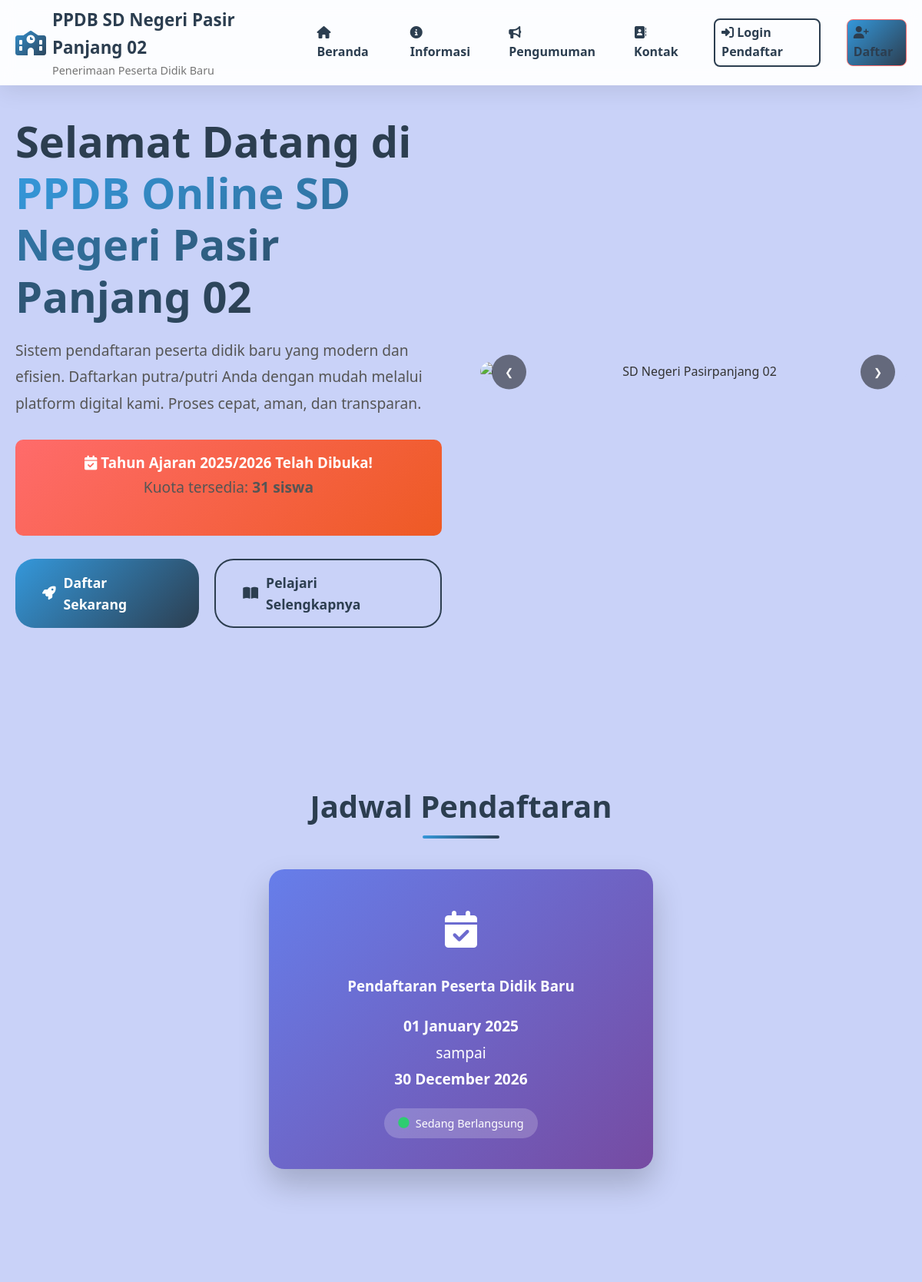
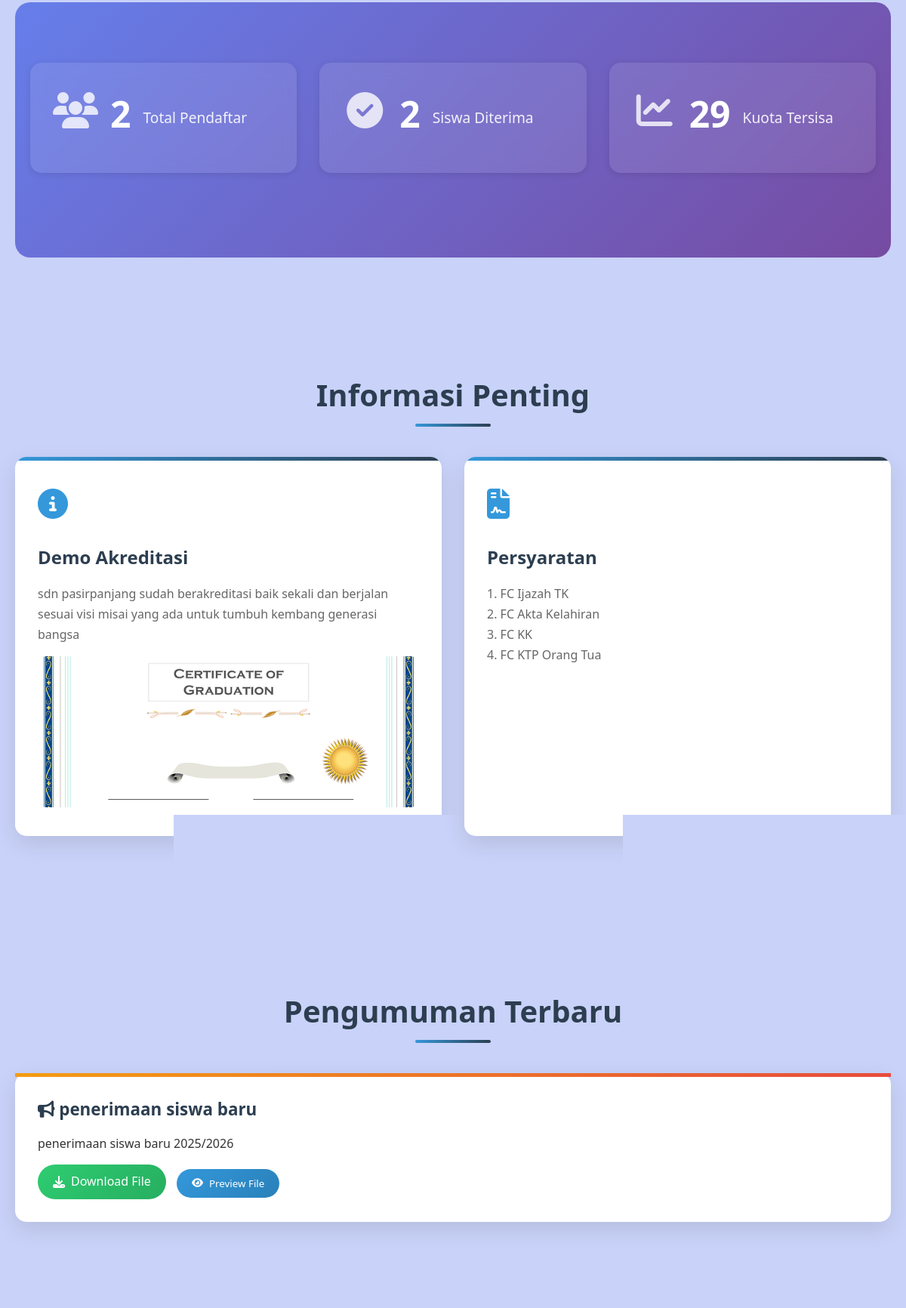
The page / (upper part) on the database its author committed (2 pictures, top to bottom).
### tables this page shows
CREATE TABLE IF NOT EXISTS `tahun_ajaran` (
  `id` int(11) NOT NULL AUTO_INCREMENT,
  `tahun` varchar(20) NOT NULL,
  `kuota` int(11) DEFAULT 0,
  `status` enum('aktif','nonaktif') DEFAULT 'nonaktif',
  `tanggal_buka` date DEFAULT NULL,
  `tanggal_tutup` date DEFAULT NULL,
  PRIMARY KEY (`id`),
  UNIQUE KEY `tahun` (`tahun`)
);

CREATE TABLE IF NOT EXISTS `informasi` (
  `id` int(11) NOT NULL AUTO_INCREMENT,
  `judul` varchar(100) NOT NULL,
  `konten` text NOT NULL,
  `file` varchar(255) DEFAULT NULL,
  `jenis` enum('informasi','jadwal','persyaratan','lokasi','alur','profil') NOT NULL,
  `created_at` timestamp NOT NULL DEFAULT current_timestamp(),
  PRIMARY KEY (`id`)
);

CREATE TABLE IF NOT EXISTS `pengumuman` (
  `id` int(11) NOT NULL AUTO_INCREMENT,
  `judul` varchar(100) NOT NULL,
  `isi` text NOT NULL,
  `file` varchar(255) DEFAULT NULL,
  `tampil_index` enum('ya','tidak') DEFAULT 'ya',
  `allow_download` tinyint(1) DEFAULT 0,
  `created_at` timestamp NOT NULL DEFAULT current_timestamp(),
  PRIMARY KEY (`id`)
);

### index.php (the view, shortened to what this page needs)
<?php
$db = new Database();
$conn = $db->getConnection();
$sqlInfo = "SELECT * FROM informasi WHERE jenis != 'profil' ORDER BY id DESC LIMIT 6";
$resultInfo = $conn->query($sqlInfo);
$sqlPengumuman = "SELECT * FROM pengumuman WHERE tampil_index = 'ya' ORDER BY id DESC LIMIT 4";
$resultPengumuman = $conn->query($sqlPengumuman);
$sqlTahun = "SELECT * FROM tahun_ajaran WHERE status = 'aktif' LIMIT 1";
$resultTahun = $conn->query($sqlTahun);
$tahunAjaran = $resultTahun->fetch_assoc();
$status = 'tutup';
if ($tahunAjaran && !empty($tahunAjaran['tanggal_buka']) && !empty($tahunAjaran['tanggal_tutup'])) {
    $today = date('Y-m-d');
    if ($today < $tahunAjaran['tanggal_buka']) {
        $status = 'belum';
    } elseif ($today > $tahunAjaran['tanggal_tutup']) {
        $status = 'tutup';
    } else {
        $status = 'aktif';
    }
}
$statusText  = 'Pendaftaran Ditutup';
$statusClass = 'tutup';
if ($tahunAjaran && !empty($tahunAjaran['tanggal_buka']) && !empty($tahunAjaran['tanggal_tutup'])) {
    $today = date('Y-m-d');
    if ($today < $tahunAjaran['tanggal_buka']) {
        $statusText  = 'Belum Dibuka';
        $statusClass = 'belum';
    } elseif ($today > $tahunAjaran['tanggal_tutup']) {
        $statusText  = 'Sudah Ditutup';
        $statusClass = 'tutup';
    } else {
        $statusText  = 'Sedang Berlangsung';
        $statusClass = 'aktif';
    }
}
$sqlStats = "SELECT
    COUNT(*) as total_pendaftar,
    COUNT(CASE WHEN status_terima = 'diterima' THEN 1 END) as diterima,
    COUNT(CASE WHEN status_terima = 'cadangan' THEN 1 END) as cadangan
    FROM calon_siswa cs
    JOIN tahun_ajaran ta ON cs.tahun_ajaran_id = ta.id
    WHERE ta.status = 'aktif'";
$resultStats = $conn->query($sqlStats);
$stats = $resultStats->fetch_assoc();
?>
<!DOCTYPE html>
<html lang="id">
<head>
    <link rel="stylesheet" href="assets/css/style.css">
    <link rel="stylesheet" href="https://cdnjs.cloudflare.com/ajax/libs/font-awesome/6.4.0/css/all.min.css">
    <link rel="stylesheet" href="https://cdnjs.cloudflare.com/ajax/libs/animate.css/4.1.1/animate.min.css">
</head>
<body>
    <header class="header">
        <div class="container header-content">
            <div class="logo">
                <div class="logo-icon">
                    <i class="fas fa-school"></i>
                </div>
                <div class="logo-text">
                    <h1>PPDB SD Negeri Pasir Panjang 02</h1>
                    <p>Penerimaan Peserta Didik Baru</p>
                </div>
            </div>
            <nav class="nav">
                <a href="#home"><i class="fas fa-home"></i> Beranda</a>
                <a href="#informasi"><i class="fas fa-info-circle"></i> Informasi</a>
                <a href="#pengumuman"><i class="fas fa-bullhorn"></i> Pengumuman</a>
                <a href="#kontak"><i class="fas fa-address-book"></i> Kontak</a>
                <a href="login.php" class="btn-login"><i class="fas fa-sign-in-alt"></i> Login Pendaftar</a>
                <a href="register.php" class="btn-register"><i class="fas fa-user-plus"></i> Daftar</a>
            </nav>
        </div>
    </header>
    <main class="container">
        <section id="home" class="hero">
            <div class="hero-content">
                <h1>Selamat Datang di <span>PPDB Online SD Negeri Pasir Panjang 02</span></h1>
                <p>Sistem pendaftaran peserta didik baru yang modern dan efisien. Daftarkan putra/putri Anda dengan
                    mudah melalui platform digital kami. Proses cepat, aman, dan transparan.</p>
                <?php if ($tahunAjaran): ?>
                    <div class="tahun-banner">
                        <h3><i class="fas fa-calendar-check"></i> Tahun Ajaran
                            <?php echo htmlspecialchars($tahunAjaran['tahun']); ?> Telah Dibuka!
                        </h3>
                        <p>Kuota tersedia: <strong><?php echo $tahunAjaran['kuota']; ?> siswa</strong></p>
                    </div>
                <?php endif; ?>
                <div class="hero-buttons">
    <?php if ($status === 'aktif'): ?>
        <a href="register.php"
           class="btn-primary animate__animated animate__pulse animate__infinite">
            <i class="fas fa-rocket"></i> Daftar Sekarang
        </a>
    <?php endif; ?>
    <a href="#informasi" class="btn-secondary">
        <i class="fas fa-book-open"></i> Pelajari Selengkapnya
    </a>
</div>
            </div>
            <div class="hero-image">
    <div class="hero-slider">
        <img src="./assets/sd2pasirpanjang.png" alt="SD Negeri Pasirpanjang 02"  class="hero-slide active">
    </div>
    <button class="hero-nav prev" onclick="prevHero()">❮</button>
    <button class="hero-nav next" onclick="nextHero()">❯</button>
</div>
        </section>
       <?php if ($tahunAjaran && $tahunAjaran['tanggal_buka'] && $tahunAjaran['tanggal_tutup']): ?>
<section class="section">
    <h2 class="section-title">Jadwal Pendaftaran</h2>
    <div class="jadwal-wrapper">
        <div class="jadwal-card utama">
            <div class="jadwal-icon">
                <i class="fas fa-calendar-check"></i>
            </div>
            <h3>Pendaftaran Peserta Didik Baru</h3>
            <p class="jadwal-tanggal">
                <strong><?= date('d F Y', strtotime($tahunAjaran['tanggal_buka'])) ?></strong>
                <br>sampai<br>
                <strong><?= date('d F Y', strtotime($tahunAjaran['tanggal_tutup'])) ?></strong>
            </p>
            <span class="jadwal-badge <?= $statusClass ?>">
                <i class="fas fa-circle"></i> <?= $statusText ?>
            </span>
        </div>
    </div>
</section>
<?php endif; ?>
        <section class="stats-section">
            <div class="container">
                <div class="stats-grid">
                    <div class="stat-card animate__animated animate__fadeInUp">
                        <div class="stat-icon">
                            <i class="fas fa-users"></i>
                        </div>
                        <div class="stat-number"><?php echo $stats['total_pendaftar'] ?? '0'; ?></div>
                        <div class="stat-label">Total Pendaftar</div>
                    </div>
                    <div class="stat-card animate__animated animate__fadeInUp animate__delay-1s">
                        <div class="stat-icon">
                            <i class="fas fa-check-circle"></i>
                        </div>
                        <div class="stat-number"><?php echo $stats['diterima'] ?? '0'; ?></div>
                        <div class="stat-label">Siswa Diterima</div>
                    </div>
                    <div class="stat-card animate__animated animate__fadeInUp animate__delay-3s">
                        <div class="stat-icon">
                            <i class="fas fa-chart-line"></i>
                        </div>
                        <div class="stat-number">
                            <?php echo $tahunAjaran ? max(0, $tahunAjaran['kuota'] - ($stats['diterima'] ?? 0)) : '0'; ?>
                        </div>
                        <div class="stat-label">Kuota Tersisa</div>
                    </div>
                </div>
            </div>
        </section>
<section id="informasi" class="section">
    <h2 class="section-title">Informasi Penting</h2>
    <div class="info-grid">
        <?php
        $resultInfo->data_seek(0);
        $infoIndex = 0;
        while ($row = $resultInfo->fetch_assoc()):
            $infoIndex++;
            $icons = [
                'jadwal' => 'fa-calendar-alt',
                'persyaratan' => 'fa-file-contract',
                'lokasi' => 'fa-map-marked-alt',
                'alur' => 'fa-sitemap',
                'biaya' => 'fa-money-check-alt',
                'informasi' => 'fa-info-circle',
                'fasilitas' => 'fa-school'
            ];
            $icon = $icons[$row['jenis']] ?? 'fa-info-circle';
        ?>
            <div class="info-card animate__animated animate__fadeInUp"
                 data-animation-delay="<?= $infoIndex * 0.2 ?>">
                <div class="info-icon">
                    <i class="fas <?= $icon ?>"></i>
                </div>
                <h3><?= htmlspecialchars($row['judul']) ?></h3>
                <p>
                    <?= nl2br(htmlspecialchars(
                        substr($row['konten'], 0, 200) .
                        (strlen($row['konten']) > 200 ? '...' : '')
                    )) ?>
                </p>
                <?php if (!empty($row['file'])):
                    $fileUrl = "assets/uploads/informasi/" . htmlspecialchars($row['file']);
                    $fileExt = strtolower(pathinfo($row['file'], PATHINFO_EXTENSION));
                    $isImage = in_array($fileExt, ['jpg','jpeg','png','gif','bmp','webp']);
                ?>
                    <?php if ($isImage): ?>
                        <div class="image-preview-container"
                             onclick="openModal('<?= $fileUrl ?>','<?= htmlspecialchars($row['judul']) ?>','image','<?= $fileExt ?>')">
                            <img src="<?= $fileUrl ?>"
                                 alt="<?= htmlspecialchars($row['judul']) ?>"
                                 class="image-preview">
                        </div>
                    <?php endif; ?>
                <?php endif; ?>
            </div>
        <?php endwhile; ?>
    </div>
</section>
        <section id="pengumuman" class="section">
            <h2 class="section-title">Pengumuman Terbaru</h2>
            <div class="pengumuman-list">
                <?php
                $resultPengumuman->data_seek(0);
                $pengumumanIndex = 0;
                while ($row = $resultPengumuman->fetch_assoc()):
                    $pengumumanIndex++;
                    ?>
                    <div class="pengumuman-card animate__animated animate__fadeInUp"
                        data-animation-delay="<?php echo $pengumumanIndex * 0.2; ?>">
                        <h3><i class="fas fa-bullhorn"></i> <?php echo htmlspecialchars($row['judul']); ?></h3>
                        <p><?php echo nl2br(htmlspecialchars($row['isi'])); ?></p>
                        <?php if ($row['file']):
                            $fileUrl = "assets/uploads/pengumuman/" . htmlspecialchars($row['file']);
                            $fileExt = strtolower(pathinfo($row['file'], PATHINFO_EXTENSION));
                            $isImage = in_array($fileExt, ['jpg', 'jpeg', 'png', 'gif', 'bmp', 'webp']);
                            $isPdf = ($fileExt === 'pdf');
                            ?>
                            <div>
                                <a href="<?php echo $fileUrl; ?>" class="btn-download" download>
                                    <i class="fas fa-download"></i> Download File
                                </a>
                                <button class="file-preview-btn"
                                    onclick="openModal('<?php echo $fileUrl; ?>', '<?php echo htmlspecialchars($row['judul']); ?>', '<?php echo $isImage ? 'image' : ($isPdf ? 'pdf' : 'document'); ?>', '<?php echo $fileExt; ?>')">
                                    <i class="fas fa-eye"></i> Preview File
                                </button>
                            </div>
                        <?php endif; ?>
                    </div>
                <?php endwhile; ?>
            </div>
        </section>
    </main>
</body>
</html>

### assets/css/style.css (style rules this page uses)
* { margin: 0; padding: 0; box-sizing: border-box; }
body { font-family: 'Segoe UI', Tahoma, Geneva, Verdana, sans-serif; line-height: 1.6; color: #333; background-color: #f5f7fa; }
.container { max-width: 1200px; margin: 0 auto; padding: 0 20px; }
.header { background: linear-gradient(135deg, #4a6fa5 0%, #166088 100%); color: white; padding: 1rem 0; box-shadow: 0 2px 10px rgba(0,0,0,0.1); }
.header .container { display: flex; justify-content: space-between; align-items: center; }
.logo h1 { font-size: 1.8rem; margin-bottom: 0.5rem; }
.logo p { font-size: 0.9rem; opacity: 0.9; }
.nav a { color: white; text-decoration: none; margin-left: 1.5rem; font-weight: 500; transition: opacity 0.3s; }
.btn-login, .btn-register { padding: 0.5rem 1.5rem; border-radius: 5px; font-weight: 600; }
.btn-login { background: rgba(255,255,255,0.2); border: 1px solid rgba(255,255,255,0.3); }
.btn-register { background: #ff6b6b; border: 1px solid #ff6b6b; }
.hero { display: flex; align-items: center; justify-content: space-between; padding: 4rem 0; gap: 3rem; }
.hero-content { flex: 1; }
.hero p { font-size: 1.1rem; margin-bottom: 2rem; color: #666; }
.hero-buttons { display: flex; gap: 1rem; }
.hero-image { flex: 1; text-align: center; }
.hero-image img { max-width: 100%; border-radius: 10px; box-shadow: 0 5px 15px rgba(0,0,0,0.1); }
.btn-primary, .btn-secondary, .btn-success, .btn-danger { padding: 0.75rem 1.5rem; border: none; border-radius: 5px; font-size: 1rem; font-weight: 600; cursor: pointer; transition: all 0.3s ease; text-decoration: none; display: inline-flex; align-items: center; justify-content: center; gap: 0.5rem; }
.btn-primary { background: #4a6fa5; color: white; }
.btn-secondary { background: transparent; color: #4a6fa5; border: 2px solid #4a6fa5; }
.stats-grid { display: grid; grid-template-columns: repeat(auto-fit, minmax(250px, 1fr)); gap: 1.5rem; margin-bottom: 2rem; }
.stat-card { background: white; border-radius: 10px; padding: 1.5rem; box-shadow: 0 2px 10px rgba(0,0,0,0.1); display: flex; align-items: center; gap: 1rem; }
.stat-icon { width: 60px; height: 60px; border-radius: 10px; display: flex; align-items: center; justify-content: center; font-size: 1.5rem; color: white; }

### rows shown on the page
tahun_ajaran: tahun "2025/2026", kuota "31", tanggal_buka "01 January 2025", tanggal_tutup "30 December 2026", statusText "Sedang Berlangsung"
informasi: judul "Demo Akreditasi", konten "sdn pasirpanjang sudah berakreditasi baik sekali dan berjalan sesuai visi misai yang ada untuk tumbuh kembang generasi bangsa", file (picture)
informasi: judul "Persyaratan", konten "1. FC Ijazah TK 2. FC Akta Kelahiran 3. FC KK 4. FC KTP Orang Tua"
pengumuman: judul "penerimaan siswa baru", isi "penerimaan siswa baru 2025/2026"

### other values the page prints
$stats['total_pendaftar'] "2"
$stats['diterima'] "2"
max(0, $tahunAjaran['kuota'] - ($stats['diterima'] ?? 0)) "29"
